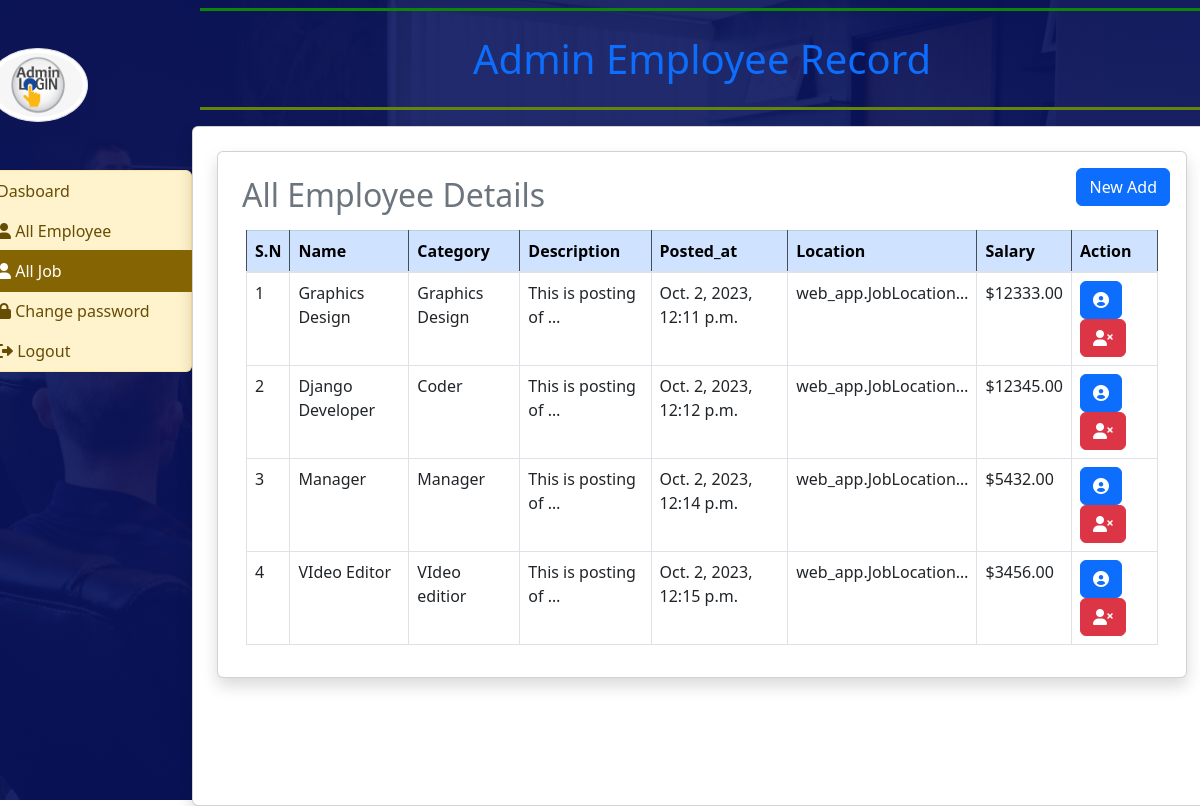
The page /all_job/ (signed in) on the database its author committed.
### web_app/model.py (models this page shows, shortened)
class JobPosting(models.Model):
     STATUS_CHOICES = [
          ("active", "Active"),
          ("in_active", "Inactive"),
     ]
     title = models.CharField(max_length=200)
     company = models.CharField(max_length=100)
     feature_image = models.ImageField(upload_to="Job_post_images/%Y/%m/%d", blank=False)
     status = models.CharField(max_length=20, choices=STATUS_CHOICES, default="active")
     description = models.TextField()
     salary = models.DecimalField(max_digits=10, decimal_places=2)
     posted_at = models.DateTimeField(auto_now_add=True)
     views_count = models.PositiveBigIntegerField(default=0)
     category = models.ForeignKey(JobCategory, on_delete=models.CASCADE)
     location = models.ManyToManyField(JobLocation)

class JobCategory(models.Model):
     name = models.CharField(max_length=100)
     def __str__(self):
          return self.name

### employee_app/views.py (the view)
# urls.py: path("all_job/",all_job, name="all_job"),
def all_job(request):
    if not request.user.is_superuser:
        return redirect("admin_login")
    employee = JobPosting.objects.all()
    return render(request, "admin/all_job.html", locals())

### templates/admin/all_job.html
{% extends "admin/admin_base.html" %}
{% block main %}
<div class="card shadow m-2">
     <div class="card-body">
          <div class="row">
               <div class="col-md-6">
                   <h2 class="p-2 text-secondary">All Employee Details</h2>
               </div>
               <div class="col-md-6 text-end">
                    <a href="{% url 'job-add' %}" class="btn btn-primary ">New Add</a>
               </div>
           </div>
          <div class="container-fluid">
               <table class="table table-bordered  table-hover">
                    <thead class="table-dark">
                         <tr class="table-primary">
                              <th scope="col">S.N</th>
                              <th scope="col">Name</th>
                              <th scope="col">Category</th>
                              <th scope="col">Description</th>
                              <th scope="col">Posted_at</th>
                              <th scope="col">Location</th>
                              <th scope="col">Salary</th>
                              <th scope="col">Action</th>
                         </tr>
                    </thead>
                    <tbody>
                         {% for i in employee %}
                         <tr>
                              <td>{{forloop.counter}}</td>
                              <td>{{i.title|truncatechars:20}}</td>
                              <td>{{i.category|truncatechars:20}}</td>
                              <td>{{i.description|truncatechars:20}}</td>
                              <td>{{i.posted_at}}</td>
                              <td>{{i.location|truncatechars:20}}</td>
                              <td>${{i.salary}}</td>
                              <td><a href="/admin_job_view_detail/{{i.pk}}/" class="btn btn-primary"><i
                                             class="fa-solid fa-circle-user"></i></a>
                                   <a href="/job_posting_delete/{{i.pk}}/" class="btn btn-danger"
                                        onclick="return confirm('Are you sure?')"><i
                                             class="fa-solid fa-user-xmark"></i></a>
                              </td>
                         </tr>
                         {% endfor %}
                    </tbody>
               </table>
          </div>
     </div>
</div>
{% endblock main %}

### static/jobs/css/style.css (style rules this page uses)
body { font-family: 'Poppins', sans-serif; color: #0c0c0c; background-color: #ffffff; overflow-x: hidden; }
a, a:hover, a:focus { text-decoration: none; }
.btn, .btn:focus { outline: none !important; -webkit-box-shadow: none; box-shadow: none; }

### rows shown on the page
JobPosting: title "Graphics Design", category "Graphics Design", description "This is posting of …", posted_at "Oct. 2, 2023, 12:11 p.m.", location "web_app.JobLocation…", salary "12333.00"
JobPosting: title "Django Developer", category "Coder", description "This is posting of …", posted_at "Oct. 2, 2023, 12:12 p.m.", location "web_app.JobLocation…", salary "12345.00"
JobPosting: title "Manager", category "Manager", description "This is posting of …", posted_at "Oct. 2, 2023, 12:14 p.m.", location "web_app.JobLocation…", salary "5432.00"
JobPosting: title "VIdeo Editor", category "VIdeo editior", description "This is posting of …", posted_at "Oct. 2, 2023, 12:15 p.m.", location "web_app.JobLocation…", salary "3456.00"
